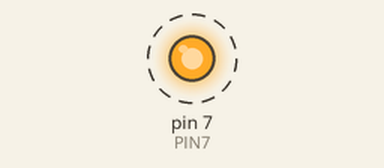
The sketch below on a simulated Arduino Uno, built with avr-gcc and run on an emulated ATmega328P. Shown: output pins drawn as LEDs (lit = HIGH). Dashed ring = blinking. At 2.0 s the program stops and its outputs stay as they are.

Above: at 1.05 s.
Timing chart, 0 to 3.5 s (numbered marks = the images above):
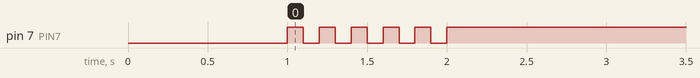

The sketch:

05_practice_2.ino
```cpp
#define PIN7 7

void setup() {
  pinMode(PIN7, OUTPUT);
  digitalWrite(PIN7, LOW);
  delay(1000);
}

void loop() {
    int i = 0;
    while(i < 5) {
      digitalWrite(7, HIGH);
      delay(100);
      digitalWrite(7, LOW);
      delay(100);
      i += 1;
    }
    while(1) {
      digitalWrite(7, HIGH);
    }
}
```

Measured:
- by itself, pin 7 (PIN7): alternates HIGH for 0.10 s and LOW for 0.10 s, 11 changes in all, then stays HIGH
